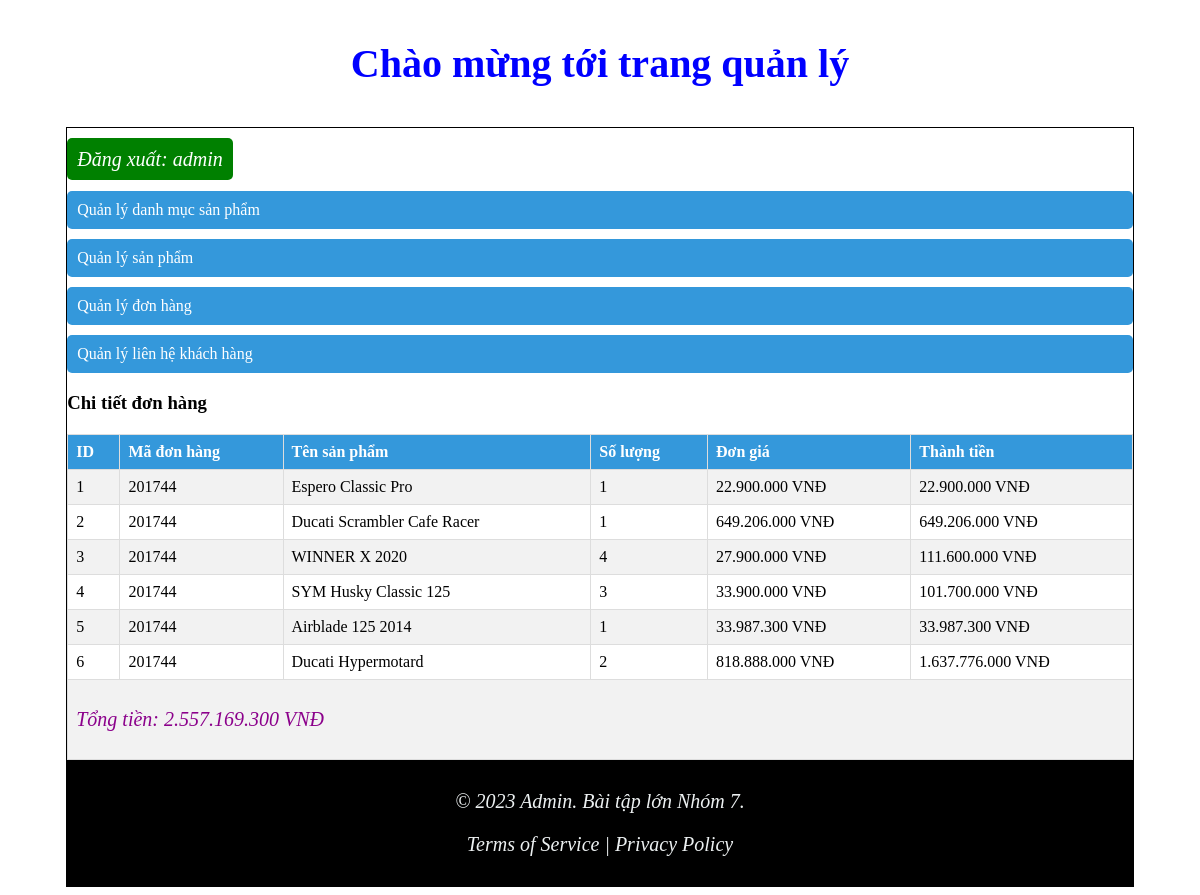
Page /admin/index.php?action=donhang&query=xemdonhang&code=201744 (signed in) on the committed database.
### tables this page shows
CREATE TABLE `donhang` (
  `id` int(11) NOT NULL,
  `madonhang` varchar(10) NOT NULL,
  `idsanpham` int(11) NOT NULL,
  `soluongsp` int(11) NOT NULL,
  `mau` varchar(50) NOT NULL
);

CREATE TABLE `sanpham` (
  `id` int(11) NOT NULL,
  `masanpham` varchar(200) NOT NULL,
  `tensanpham` varchar(200) NOT NULL,
  `nhasanxuat` varchar(200) NOT NULL,
  `hinhanh` varchar(50) NOT NULL,
  `mau` varchar(100) NOT NULL,
  `khoiluong` varchar(100) NOT NULL,
  `dungtich` varchar(100) NOT NULL,
  `dongco` varchar(100) NOT NULL,
  `congsuat` varchar(100) NOT NULL,
  `momen` varchar(100) NOT NULL,
  `gia` varchar(50) NOT NULL,
  `trangthai` int(11) NOT NULL,
  `iddanhmuc` int(11) NOT NULL
);

### admin/modules/quanlydonhang/chitietdonhang.php (the view)
<h3>Chi tiết đơn hàng</h3>
<?php
    $code = $_GET['code'];
    $sql = "select * from donhang,sanpham where donhang.idsanpham=sanpham.id and donhang.madonhang='".$code."' order by donhang.id DESC";
    $query = mysqli_query($connect,$sql);
?>
<table width = "100%" border = "1" style="border-collapse: collapse;">
    <form action="modules/quanlydanhmuc/xuly.php" method="POST">
        <tr>
            <th>ID</th>
            <th>Mã đơn hàng</th>
            <th>Tên sản phẩm</th>
            <th>Số lượng</th>
            <th>Đơn giá</th>
            <th>Thành tiền</th>
        </tr>
        <?php
        $i = 0;
        $tongtien = 0;
        while($row = mysqli_fetch_array($query)){
            $i++;
            $thanhtien = $row['gia']*$row['soluongsp'];
            $tongtien += $thanhtien;
        ?>
            <tr>
                <td><?php echo $i?></td>
                <td><?php echo $row['madonhang']?></td>
                <td><?php echo $row['tensanpham']?></td>
                <td><?php echo $row['soluongsp']?></td>
                <td><?php echo number_format($row['gia'],0,',','.').' VNĐ'?></td>
                <td><?php echo number_format($row['gia']*$row['soluongsp'],0,',','.').' VNĐ'?></td>
            </tr>
        <?php
        }
        ?>
        <tr>
        <td colspan="6">
            <p>Tổng tiền: <?php echo number_format($tongtien,0,',','.').' VNĐ'?></p>
        </td>
        </tr>
    </form>
</table>

### css/admin_table.css (style rules this page uses)
table { width: 100%; border-collapse: collapse; margin-top: 20px; }
th, td { border: 1px solid #ddd; padding: 8px; text-align: left; }
th { background-color: #3498db; color: #fff; }
tr:nth-child(even) { background-color: #f2f2f2; }
p { font-size: 20px; color: darkmagenta; font-family: Cambria, Cochin, Georgia, Times, 'Times New Roman', serif; font-style: italic; }

### rows in the picture
donhang: madonhang "201744", idsanpham.tensanpham "Espero Classic Pro", soluongsp "1", idsanpham.gia "22.900.000", $row['gia']*$row['soluongsp'] "22.900.000"
donhang: madonhang "201744", idsanpham.tensanpham "Ducati Scrambler Cafe Racer", soluongsp "1", idsanpham.gia "649.206.000", $row['gia']*$row['soluongsp'] "649.206.000"
donhang: madonhang "201744", idsanpham.tensanpham "WINNER X 2020", soluongsp "4", idsanpham.gia "27.900.000", $row['gia']*$row['soluongsp'] "111.600.000"
donhang: madonhang "201744", idsanpham.tensanpham "SYM Husky Classic 125", soluongsp "3", idsanpham.gia "33.900.000", $row['gia']*$row['soluongsp'] "101.700.000"
donhang: madonhang "201744", idsanpham.tensanpham "Airblade 125 2014", soluongsp "1", idsanpham.gia "33.987.300", $row['gia']*$row['soluongsp'] "33.987.300"
donhang: madonhang "201744", idsanpham.tensanpham "Ducati Hypermotard", soluongsp "2", idsanpham.gia "818.888.000", $row['gia']*$row['soluongsp'] "1.637.776.000"

### other values in the picture
$_SESSION['login'] "admin"
$tongtien "2.557.169.300"
